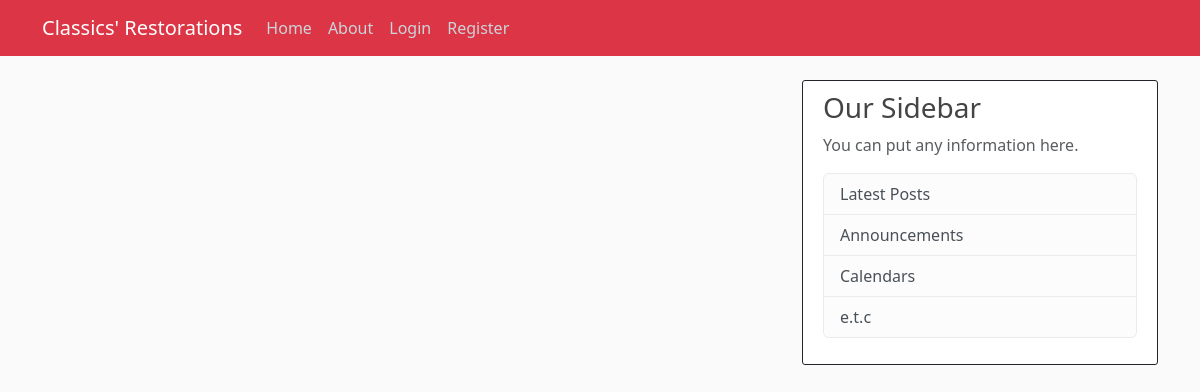
Before: / with the older database file.
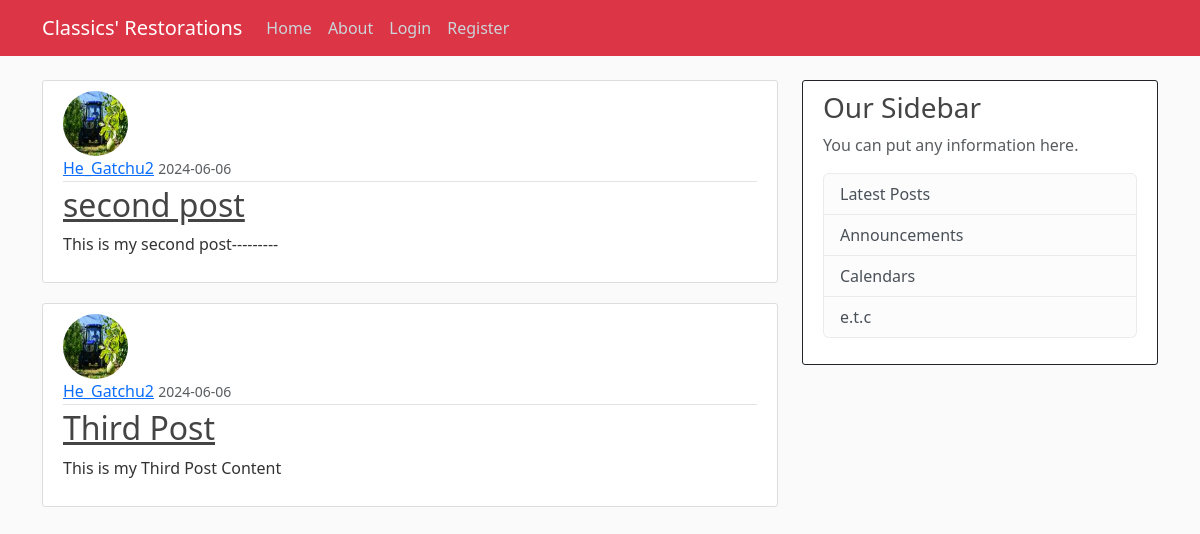
After: the same page with the newer database file.
### app/models.py (models this page shows, shortened)
class Post(db.Model):
    id = db.Column(db.Integer , primary_key=True)
    title = db.Column(db.String(100) , nullable=False )
    content = db.Column(db.Text ,  nullable=False)
    date_posted =db.Column(db.DateTime , nullable=False , default= datetime.utcnow )
    user_id = db.Column(db.Integer , db.ForeignKey('user.id') , nullable=False)

class User(db.Model , UserMixin):
    id = db.Column(db.Integer , primary_key=True)
    username = db.Column(db.String(12), unique=True, nullable=False)
    email = db.Column(db.String(120) , unique=True , nullable=False)
    image_file = db.Column(db.String(20) , nullable=False , default = 'default.jpeg')
    password = db.Column(db.String(60) ,nullable=False)
    Posts = db.relationship("Post" , backref = 'author' , lazy=True)

### app/routes.py (the view)
@app.route("/")
def home():
    return render_template("home.html" ,posts = Post.query.all())

### app/templates/home.html
{% extends "base.html" %}
{% block content %}
{% for post in posts %}
<article class="media content-section">
  <img
  class="rounded-circle article-img"
  src="{{ url_for('static',filename='profile_pics/' + post.author.image_file) }}"
  alt=""
/>
   <div class="media-body">
     <div class="article-metadata">
       <a class="mr-2" href="#">{{ post.author.username }}</a>
       <small class="text-muted">{{ post.date_posted.strftime('%Y-%m-%d') }}</small>
     </div>
     <h2><a class="article-title" href="{{ url_for('post' , post_id = post.id) }}">{{ post.title }}</a></h2>
     <p class="article-content">{{ post.content }}</p>
   </div>
 </article>
   {% endfor %}
   {% endblock %}

### app/templates/base.html (shortened to what this page needs)
<!DOCTYPE html>
<html lang="en">
<head>
    <link href="https://cdn.jsdelivr.net/npm/bootstrap@5.3.3/dist/css/bootstrap.min.css" rel="stylesheet">
<link rel="stylesheet" type="text/css"  href="{{ url_for('static' , filename='main.css') }}">
</head>
<body>
<div>
  <header class="site-header">
    <nav class="navbar navbar-expand-md navbar-dark bg-danger fixed-top">
      <div class="container">
        <a class="navbar-brand mr-4" href="/">Classics' Restorations</a>
        <div class="collapse navbar-collapse" id="navbarToggle">
          <div class="navbar-nav mr-auto">
            <a class="nav-item nav-link" href="{{ url_for('home') }}">Home</a>
            <a class="nav-item nav-link" href="{{ url_for('about') }}">About</a>
          </div>
          <div class="navbar-nav">
            {% if current_user.is_authenticated  %}
            <a class="nav-item nav-link" href="{{ url_for('new_post') }}">New Post</a>
            <a class="nav-item nav-link" href="{{ url_for('logout') }}">Log-out</a>
            <a class="nav-item nav-link" href="{{ url_for('account') }}">Account</a>
            {% else %}
            <a class="nav-item nav-link" href="{{ url_for('login') }}">Login</a>
            <a class="nav-item nav-link" href="{{ url_for('register') }}">Register</a>
            {% endif %}
          </div>
        </div>
      </div>
    </nav>
  </header>
  <main role="main" class="container">
    <div class="row border-dark">
      <div class="col-md-8 ">
        {% block content %}
        {% endblock %}
      </div>
      <div class="col-md-4">
        <div class="content-section border-dark">
          <h3>Our Sidebar</h3>
          <p class='text-muted'>You can put any information here.
            <ul class="list-group">
              <li class="list-group-item list-group-item-light">Latest Posts</li>
              <li class="list-group-item list-group-item-light">Announcements</li>
              <li class="list-group-item list-group-item-light">Calendars</li>
              <li class="list-group-item list-group-item-light">e.t.c</li>
            </ul>
          </p>
        </div>
      </div>
    </div>
  </main>
</div>
</body>
</html>

### app/static/main.css (style rules this page uses)
body { background: #fafafa; color: #333333; margin-top: 5rem; }
h1, h2, h3, h4, h5, h6 { color: #444444; }
.site-header .navbar-nav .nav-link { color: #cbd5db; }
.content-section { background: #ffffff; padding: 10px 20px; border: 1px solid #dddddd; border-radius: 3px; margin-bottom: 20px; }
.article-title { color: #444444; }
.article-content { white-space: pre-line; }
.article-img { height: 65px; width: 65px; margin-right: 16px; }
.article-metadata { padding-bottom: 1px; margin-bottom: 4px; border-bottom: 1px solid #e3e3e3 }

Changed rows visible on the page:
added Post: image_file (picture), author.username "He_Gatchu2", date_posted "2024-06-06", title "second post", content "This is my second post---------"
added Post: image_file (picture), author.username "He_Gatchu2", date_posted "2024-06-06", title "Third Post", content "This is my Third Post Content"
